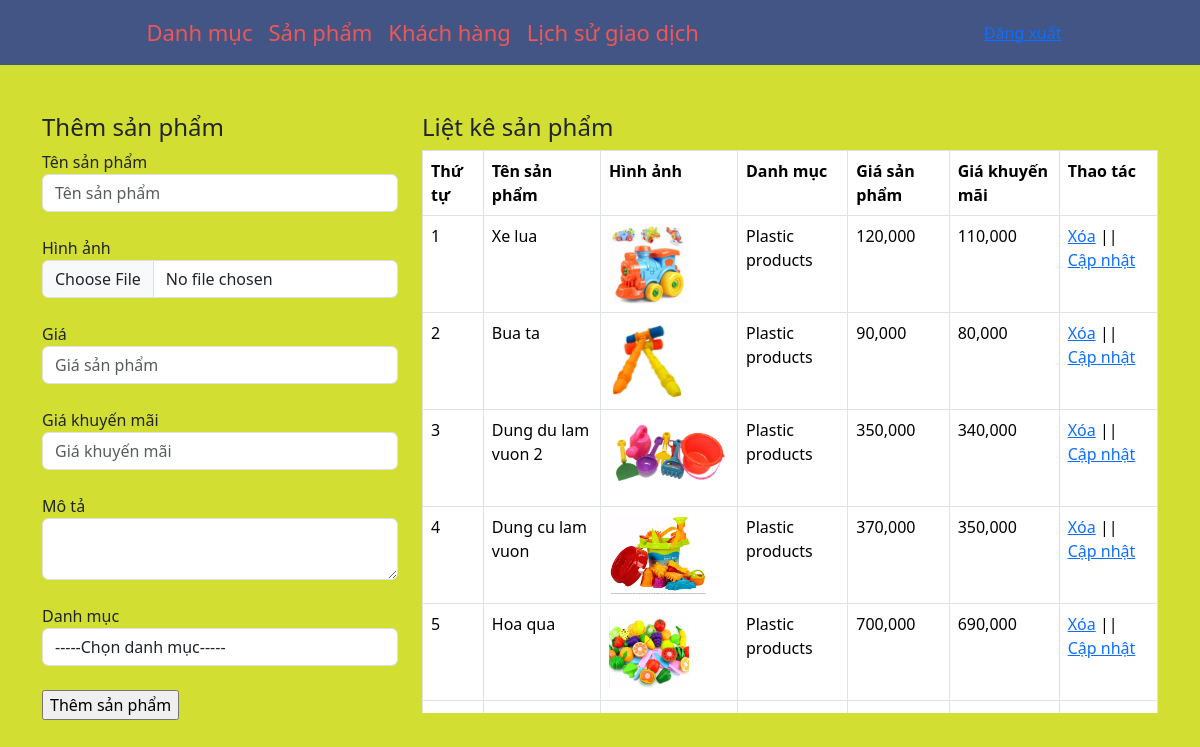
Screenshot of /admin/xulysanpham.php with the database file from the repository.
### tables this page shows
CREATE TABLE `product` (
  `product_id` int(11) NOT NULL,
  `category_id` int(11) NOT NULL,
  `title` varchar(100) NOT NULL,
  `price` float NOT NULL,
  `discount` float NOT NULL,
  `thumbnail` varchar(100) NOT NULL,
  `description` varchar(100) NOT NULL
);

CREATE TABLE `category` (
  `category_id` int(11) NOT NULL,
  `category_name` varchar(100) NOT NULL,
  `img` varchar(100) NOT NULL
);

### admin/xulysanpham.php (the view, shortened to what this page needs)
<?php
	include('../database/connect.php');
?>
<!DOCTYPE html>
<html lang="en">
<head>
    <link href="../assets/css/boostrap.css" rel="stylesheet" type="text/css" media="all" />
</head>
<body style="background-color:#D2DE32">
    <nav class="navbar navbar-expand-lg navbar-light bg-light">
        <div class="collapse navbar-collapse" id="navbarNav">
            <ul class="navbar-nav">
                <li class="nav-item">
                    <a class="nav-link" href="xulydanhmuc.php">Danh mục</a>
                </li>
                <li class="nav-item">
                    <a class="nav-link" href="xulysanpham.php">Sản phẩm</a>
                </li>
                <li class="nav-item">
                    <a class="nav-link" href="thongtinkhachhang.php">Khách hàng</a>
                </li>
                <li class="nav-item">
                    <a class="nav-link" href="lichsugiaodich.php">Lịch sử giao dịch</a>
                </li>
            </ul>
            <div style="text-align:right">
                <a href="../include/login.php">Đăng xuất</a>
            </div>
        </div>
    </nav><br><br>
    <div class="container">
        <div class="row">
            <?php
			if(isset($_GET['quanly'])=='capnhat'){
				$id_capnhat = $_GET['capnhat_id'];
				$sql_capnhat = mysqli_query($connect,"SELECT * FROM product WHERE product_id='$id_capnhat'");
				$row_capnhat = mysqli_fetch_array($sql_capnhat);
				$id_category_1 = $row_capnhat['category_id'];
				?>
            <div class="col-md-4">
                <h4>Cập nhật sản phẩm</h4>
                <form action="" method="POST" enctype="multipart/form-data">
                    <label>Tên sản phẩm</label>
                        <input type="text" class="form-control" name="tensanpham" value="<?php echo $row_capnhat['title'] ?>"><br>
                        <input type="hidden" class="form-control" name="id_update" value="<?php echo $row_capnhat['product_id'] ?>">
                    <label>Hình ảnh</label>
                        <input type="file" class="form-control" name="hinhanh"><br>
                        <img src="../uploads/<?php echo $row_capnhat['thumbnail'] ?>" height="80" width="80"><br>
                    <label>Giá</label>
                        <input type="text" class="form-control" name="giasanpham" value="<?php echo $row_capnhat['price'] ?>"><br>
                    <label>Giá khuyến mãi</label>
                        <input type="text" class="form-control" name="giakhuyenmai" value="<?php echo $row_capnhat['discount'] ?>"><br>
                    <label>Mô tả</label>
                        <textarea class="form-control" rows="10" name="mota"><?php echo $row_capnhat['description'] ?></textarea><br>
                    <label>Chi tiết</label>
                    <label>Danh mục</label>
                    <?php
					    $sql_danhmuc = mysqli_query($connect,"SELECT * FROM category ORDER BY category_id DESC");
					?>
                    <select name="danhmuc" class="form-control">
                        <option value="0">-----Chọn danh mục-----</option>
                        <?php
                            while($row_danhmuc = mysqli_fetch_array($sql_danhmuc)){
                                if($id_category_1==$row_danhmuc['category_id']){
                        ?>
                            <option selected value="<?php echo $row_danhmuc['category_id'] ?>">
                                <?php echo $row_danhmuc['category_name'] ?></option>
                        <?php
                            }else{
                        ?>
                                <option value="<?php echo $row_danhmuc['category_id'] ?>">
                                    <?php echo $row_danhmuc['category_name'] ?></option>
                        <?php
                                }
                            }
						?>
                    </select><br>
                    <input style="background-color:blue" type="submit" name="capnhatsanpham" value="Cập nhật sản phẩm" class="btn btn-default">
                </form>
            </div>
            <?php
			}else{
				?>
            <div class="col-md-4">
                <h4>Thêm sản phẩm</h4>
                <form action="" method="POST" enctype="multipart/form-data">
                    <label>Tên sản phẩm</label>
                        <input type="text" class="form-control" name="tensanpham" placeholder="Tên sản phẩm"><br>
                    <label>Hình ảnh</label>
                        <input type="file" class="form-control" name="hinhanh"><br>
                    <label>Giá</label>
                        <input type="text" class="form-control" name="giasanpham" placeholder="Giá sản phẩm"><br>
                    <label>Giá khuyến mãi</label>
                        <input type="text" class="form-control" name="giakhuyenmai" placeholder="Giá khuyến mãi"><br>
                    <label>Mô tả</label>
                        <textarea class="form-control" name="mota"></textarea><br>
                    <label>Danh mục</label>
                    <select name="danhmuc" class="form-control">
                        <option value="0">-----Chọn danh mục-----</option>
                    </select><br>
                    <input type="submit" name="themsanpham" value="Thêm sản phẩm">
                </form>
            </div>
            <?php
			}
				?>
            <div class="col-md-8" style="max-height:600px;overflow-y: scroll;">
                <h4>Liệt kê sản phẩm</h4>
                <?php
				$sql_select_sp = mysqli_query($connect,"SELECT * FROM product,category WHERE product.category_id=category.category_id ORDER BY product.product_id DESC");
				?>
                <table class="table table-bordered ">
                    <tr>
                        <th>Thứ tự</th>
                        <th>Tên sản phẩm</th>
                        <th>Hình ảnh</th>
                        <th>Danh mục</th>
                        <th>Giá sản phẩm</th>
                        <th>Giá khuyến mãi</th>
                        <th>Thao tác</th>
                    </tr>
                    <?php
					$i = 0;
					while($row_sp = mysqli_fetch_array($sql_select_sp)){
						$i++;
					?>
                    <tr>
                        <td><?php echo $i ?></td>
                        <td><?php echo $row_sp['title'] ?></td>
                        <td><img src="../assets/img/<?php echo $row_sp['thumbnail'] ?>" height="80" width="auto"></td>
                        <td><?php echo $row_sp['category_name'] ?></td>
                        <td><?php echo number_format($row_sp['price']) ?></td>
                        <td><?php echo number_format($row_sp['discount']) ?></td>
                        <td><a href="?xoa=<?php echo $row_sp['product_id'] ?>">Xóa</a> || <a
                                href="xulysanpham.php?quanly=capnhat&capnhat_id=<?php echo $row_sp['product_id'] ?>">Cập
                                nhật</a></td>
                    </tr>
                    <?php
					}
					?>
                </table>
            </div>
        </div>
    </div>
</body>
</html>

### rows the page displays
product: title "Xe lua", thumbnail (picture), category.category_name "Plastic products", price "120,000", discount "110,000"
product: title "Bua ta", thumbnail (picture), category.category_name "Plastic products", price "90,000", discount "80,000"
product: title "Dung du lam vuon 2", thumbnail (picture), category.category_name "Plastic products", price "350,000", discount "340,000"
product: title "Dung cu lam vuon", thumbnail (picture), category.category_name "Plastic products", price "370,000", discount "350,000"
product: title "Hoa qua", thumbnail (picture), category.category_name "Plastic products", price "700,000", discount "690,000"
product: thumbnail (picture)
